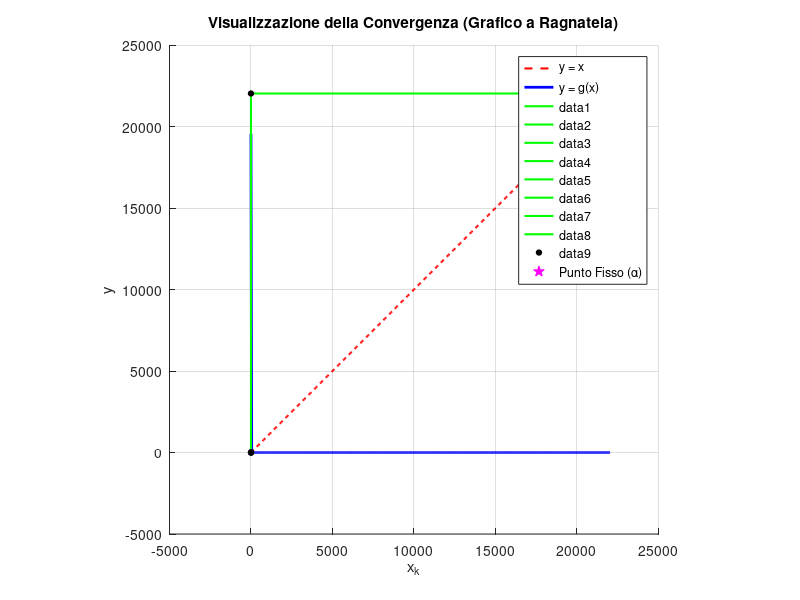

Source code (MATLAB):
% =========================================================================
% METODO DEL PUNTO FISSO CON GRAFICO A RAGNATELA (COBWEB PLOT)
% =========================================================================
clear; clc; close all;
format long; % Imposta la visualizzazione interna di MATLAB ad alta precisione

% 1. DEFINIZIONE DELLA FUNZIONE g(x)
g = @(x) exp(2-x.^3)-2;

% 2. PARAMETRI DI INPUT
x0 = 1;           % Punto iniziale
tol = 1e-12;      % Tolleranza ad alta precisione
max_iter = 40;    % Numero massimo di iterazioni per il grafico

% 3. ALLOCAZIONE VETTORI PER MEMORIZZARE I PASSI
X = zeros(1, max_iter);
X(1) = x0;
iter = 0;
errore = Inf;

% =========================================================================
% 4. LOOP ITERATIVO (Sostituito con controllo di divergenza)
% =========================================================================
diverge = false; % Variabile bandiera (flag) per tracciare la divergenza

while (errore > tol) && (iter < max_iter-1)
    iter = iter + 1;
    prossimo_x = g(X(iter));
    
    % CONTROLLO DI SICUREZZA 1: Se il valore è Inf, NaN o sta esplodendo numericamente
    if isnan(prossimo_x) || isinf(prossimo_x) || abs(prossimo_x) > 1e10
        diverge = true;
        break; % Interrompe immediatamente il ciclo while
    end
    
    X(iter+1) = prossimo_x;
    
    % CONTROLLO DI SICUREZZA 2: se l'errore attuale è molto più grande 
    % del precedente, il metodo sta chiaramente scappando via (divergendo)
    nuovo_errore = abs(X(iter+1) - X(iter));
    if iter > 1 && nuovo_errore > errore * 10 
        diverge = true;
        errore = nuovo_errore;
        break;
    end
    
    errore = nuovo_errore;
end

% Tagliamo i vettori alle iterazioni effettivamente calcolate
X = X(1:iter+1);

% Stampa dei risultati nella Command Window (Mostra 12 cifre decimali)
fprintf('---------------------------------------------------\n');
if diverge
    warning('ATTENZIONE: Il metodo sta DIVERGENDO violentemente!');
    fprintf('Il calcolo è stato arrestato per evitare errori numerici alla iterazione %d.\n', iter);
elseif iter >= max_iter-1 && errore > tol
    warning('Il metodo non è giunto a convergenza nel numero massimo di iterazioni consentite.');
    fprintf('Ultimo valore calcolato: %1.12f (Errore rimasto: %1.2e)\n', X(end), errore);
else
    fprintf('Il metodo è CONVERSO con successo!\n');
    fprintf('Punto fisso trovato: %1.12f in %d iterazioni.\n', X(end), iter);
end
fprintf('---------------------------------------------------\n');

% =========================================================================
% 5. PARTE GRAFICA
% =========================================================================
figure('Name', 'Analisi di Convergenza - Punto Fisso', 'NumberTitle', 'off');
hold on; grid on;

% Definiamo un intervallo di assi appropriato intorno allo zero trovato
xmin = max(min(X) - 1, -1.99);
%xmin = max(min(X) - 1, -1.99); % Impedisce di andare sotto -2 (Condizioni di Esistenza)
xmax = max(X) + 1;
x_plot = linspace(xmin, xmax, 500);

% Disegno la bisettrice y = x (in rosso tratteggiato)
plot(x_plot, x_plot, 'r--', 'LineWidth', 1.5, 'DisplayName', 'y = x');

% Disegno la curva y = g(x) (in blu)
plot(x_plot, g(x_plot), 'b-', 'LineWidth', 2, 'DisplayName', 'y = g(x)');

% Disegno l'andamento iterativo (La Ragnatela)
for k = 1:iter
    % Segmento verticale: da (x_k, x_k) a (x_k, x_k+1) cioè su y=g(x)
    if k == 1
        plot([X(k), X(k)], [0, X(k+1)], 'g-', 'LineWidth', 1.5); 
    else
        plot([X(k), X(k)], [X(k), X(k+1)], 'g-', 'LineWidth', 1.5);
    end
    pause(0.3); % Pausa per vedere l'animazione del grafico!
    
    % Segmento orizzontale: da (x_k, x_k+1) a (x_k+1, x_k+1) cioè sulla bisettrice
    plot([X(k), X(k+1)], [X(k+1), X(k+1)], 'g-', 'LineWidth', 1.5);
    pause(0.3);
end

% Evidenzio i punti di scatto con dei pallini neri
plot(X(1:end-1), X(2:end), 'ko', 'MarkerFaceColor', 'k', 'MarkerSize', 4);

% Evidenzio il punto fisso finale con una stella magica
plot(X(end), X(end), 'mp', 'MarkerFaceColor', 'm', 'MarkerSize', 12, 'DisplayName', 'Punto Fisso (\alpha)');

% Abbellimenti del grafico
xlabel('x_k');
ylabel('y');
title('Visualizzazione della Convergenza (Grafico a Ragnatela)');
legend('Location', 'best');
axis square;
hold off;
